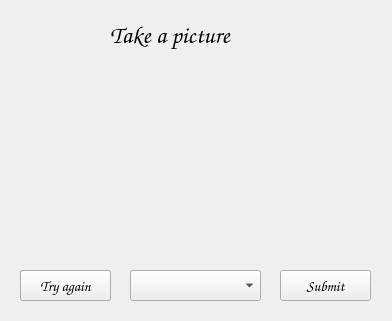
<?xml version="1.0" encoding="UTF-8"?>
<ui version="4.0">
 <class>UploadAvatar</class>
 <widget class="QWidget" name="UploadAvatar">
  <property name="geometry">
   <rect>
    <x>0</x>
    <y>0</y>
    <width>392</width>
    <height>321</height>
   </rect>
  </property>
  <property name="windowTitle">
   <string>Cooing</string>
  </property>
  <widget class="QLabel" name="label">
   <property name="geometry">
    <rect>
     <x>110</x>
     <y>0</y>
     <width>171</width>
     <height>71</height>
    </rect>
   </property>
   <property name="font">
    <font>
     <family>Comic Sans MS</family>
     <pointsize>18</pointsize>
     <weight>75</weight>
     <bold>true</bold>
    </font>
   </property>
   <property name="text">
    <string>Take a picture</string>
   </property>
  </widget>
  <widget class="QPushButton" name="submitBtn">
   <property name="geometry">
    <rect>
     <x>280</x>
     <y>270</y>
     <width>91</width>
     <height>31</height>
    </rect>
   </property>
   <property name="font">
    <font>
     <family>Comic Sans MS</family>
     <pointsize>11</pointsize>
     <weight>75</weight>
     <bold>true</bold>
    </font>
   </property>
   <property name="text">
    <string>Submit</string>
   </property>
  </widget>
  <widget class="QComboBox" name="deviceList">
   <property name="geometry">
    <rect>
     <x>130</x>
     <y>270</y>
     <width>131</width>
     <height>31</height>
    </rect>
   </property>
   <property name="font">
    <font>
     <family>Century Gothic</family>
     <pointsize>10</pointsize>
    </font>
   </property>
   <property name="toolTip">
    <string/>
   </property>
  </widget>
  <widget class="QPushButton" name="captureBtn">
   <property name="geometry">
    <rect>
     <x>20</x>
     <y>270</y>
     <width>91</width>
     <height>31</height>
    </rect>
   </property>
   <property name="font">
    <font>
     <family>Comic Sans MS</family>
     <pointsize>11</pointsize>
     <weight>75</weight>
     <bold>true</bold>
    </font>
   </property>
   <property name="text">
    <string>Capture</string>
   </property>
  </widget>
  <widget class="QLabel" name="avatar">
   <property name="geometry">
    <rect>
     <x>110</x>
     <y>70</y>
     <width>175</width>
     <height>175</height>
    </rect>
   </property>
   <property name="text">
    <string/>
   </property>
  </widget>
  <widget class="QWidget" name="cameraDisplayWidget" native="true">
   <property name="geometry">
    <rect>
     <x>100</x>
     <y>60</y>
     <width>191</width>
     <height>191</height>
    </rect>
   </property>
  </widget>
  <widget class="QPushButton" name="retryBtn">
   <property name="geometry">
    <rect>
     <x>20</x>
     <y>270</y>
     <width>91</width>
     <height>31</height>
    </rect>
   </property>
   <property name="font">
    <font>
     <family>Comic Sans MS</family>
     <pointsize>11</pointsize>
     <weight>75</weight>
     <bold>true</bold>
    </font>
   </property>
   <property name="text">
    <string>Try again</string>
   </property>
  </widget>
  <zorder>label</zorder>
  <zorder>submitBtn</zorder>
  <zorder>deviceList</zorder>
  <zorder>captureBtn</zorder>
  <zorder>cameraDisplayWidget</zorder>
  <zorder>retryBtn</zorder>
  <zorder>avatar</zorder>
 </widget>
 <resources/>
 <connections/>
</ui>
